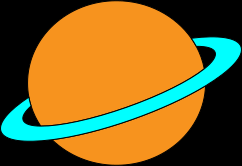
#> input picture deployment/tests/occlusion2.png, 242 x 166 px
$ python -i algorithm2.py   (imports and definitions only)
#> lines starting #> are read from the running program, lines starting #| are printed output that depends on the picture
import streamlit as st
import cv2
import numpy as np
import matplotlib.pyplot as plt
from collections import defaultdict
from skimage.feature import canny
from scipy.ndimage import sobel
from PIL import Image
import pandas as pd
import os

# Constants for edge detection
MIN_CANNY_THRESHOLD = 1
MAX_CANNY_THRESHOLD = 400
threshold = 0.5  # Example threshold

# [18 lines left out: functions generate_shifts, read_csv_, not called in this run]

def gradient_orientation(image):
    dx = sobel(image, axis=0, mode='constant')
    dy = sobel(image, axis=1, mode='constant')
    gradient = np.arctan2(dy, dx) * 180 / np.pi
    return gradient

def build_r_table(image, origin):
    edges = canny(image, low_threshold=MIN_CANNY_THRESHOLD, high_threshold=MAX_CANNY_THRESHOLD)
    gradient = gradient_orientation(edges)

    r_table = defaultdict(list)
    for (i, j), value in np.ndenumerate(edges):
        if value:
            r_table[gradient[i, j]].append((origin[0] - i, origin[1] - j))
    return r_table

# [12 lines left out: function accumulate_gradients, not called in this run]

def general_hough_closure(reference_image):
    referencePoint = (reference_image.shape[0] // 2, reference_image.shape[1] // 2)
    r_table = build_r_table(reference_image, referencePoint)

    def f(query_image):
        return accumulate_gradients(r_table, query_image)

    return f

# [165 lines left out: functions overlay_reference_image, multi_scale_and_shift_detection, test_general_hough, rotate_image, shapes_to_image, extract_pixel_data and 1 more, not called in this run]

# [2 lines not run here, left out]

>>> import cv2
>>> picture = cv2.imread('../tests/occlusion2.png', cv2.IMREAD_GRAYSCALE)
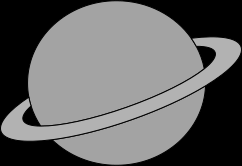
#> picture: shape (166, 242); min 0, max 178, mean 100.8
>>> result = general_hough_closure(picture)
#> in build_r_table, `edges = canny(image, low_threshold=MIN_CANNY_THRESHOLD, high_threshold..`:
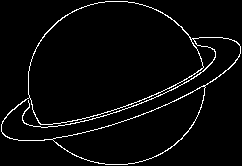
#> edges: shape (166, 242) bool; 3.6% white in thin lines or dots
#> in gradient_orientation, `dx = sobel(image, axis=0, mode='constant')`:
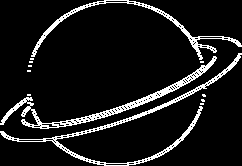
#> dx: shape (166, 242) bool; 9.6% white in thin lines or dots
#> in gradient_orientation, `dy = sobel(image, axis=1, mode='constant')`:
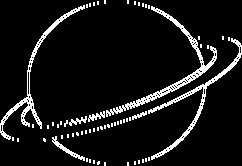
#> dy: shape (166, 242) bool; 8.6% white in thin lines or dots
#> in gradient_orientation, `gradient = np.arctan2(dy, dx) * 180 / np.pi`:
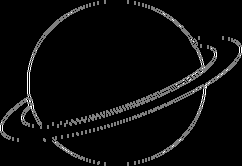
#> gradient: shape (166, 242) float16; min 0, max 90, mean 4.1; drawn with min black and max white
#> in general_hough_closure, `r_table = build_r_table(reference_image, referencePoint)`: r_table = 3 items
